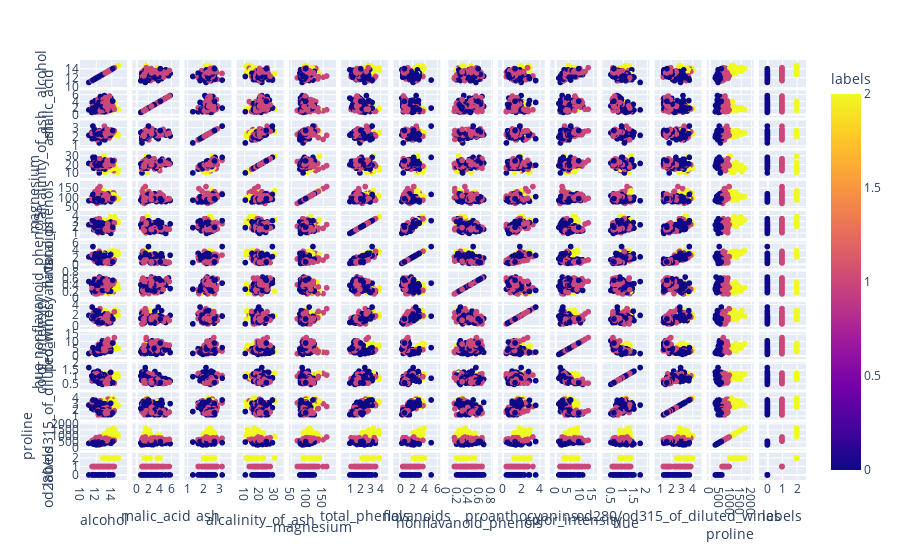

Notebook cell for this chart:
### Code cell
import plotly.express as px
df = px.data.iris()
fig = px.scatter_matrix(X,
    color="labels")
fig.show()

### Figure 1 — Plotly figure (JSON) as saved in the notebook; plotly's stock layout.template omitted (floating-point values rounded to 4 significant figures; data arrays with more than 128 entries replaced by an {"elided": "..."} marker saying what was removed)
{"data": [{"dimensions": [{"axis": {"matches": true}, "label": "alcohol", "values": {"elided": "178 float values"}}, {"axis": {"matches": true}, "label": "malic_acid", "values": {"elided": "178 float values"}}, {"axis": {"matches": true}, "label": "ash", "values": {"elided": "178 float values"}}, {"axis": {"matches": true}, "label": "alcalinity_of_ash", "values": {"elided": "178 float values"}}, {"axis": {"matches": true}, "label": "magnesium", "values": {"elided": "178 int values"}}, {"axis": {"matches": true}, "label": "total_phenols", "values": {"elided": "178 float values"}}, {"axis": {"matches": true}, "label": "flavanoids", "values": {"elided": "178 float values"}}, {"axis": {"matches": true}, "label": "nonflavanoid_phenols", "values": {"elided": "178 float values"}}, {"axis": {"matches": true}, "label": "proanthocyanins", "values": {"elided": "178 float values"}}, {"axis": {"matches": true}, "label": "color_intensity", "values": {"elided": "178 float values"}}, {"axis": {"matches": true}, "label": "hue", "values": {"elided": "178 float values"}}, {"axis": {"matches": true}, "label": "od280/od315_of_diluted_wines", "values": {"elided": "178 float values"}}, {"axis": {"matches": true}, "label": "proline", "values": {"elided": "178 int values"}}, {"axis": {"matches": true}, "label": "labels", "values": {"elided": "178 int values"}}], "hoverlabel": {"namelength": 0}, "hovertemplate": "%{xaxis.title.text}=%{x}<br>%{yaxis.title.text}=%{y}<br>labels=%{marker.color}", "legendgroup": "", "marker": {"color": {"elided": "178 int values"}, "coloraxis": "coloraxis", "symbol": "circle"}, "name": "", "showlegend": false, "type": "splom"}], "layout": {"coloraxis": {"colorbar": {"title": {"text": "labels"}}, "colorscale": [[0, "#0d0887"], [0.1111, "#46039f"], [0.2222, "#7201a8"], [0.3333, "#9c179e"], [0.4444, "#bd3786"], [0.5556, "#d8576b"], [0.6667, "#ed7953"], [0.7778, "#fb9f3a"], [0.8889, "#fdca26"], [1, "#f0f921"]]}, "dragmode": "select", "legend": {"tracegroupgap": 0}, "margin": {"t": 60}}}
